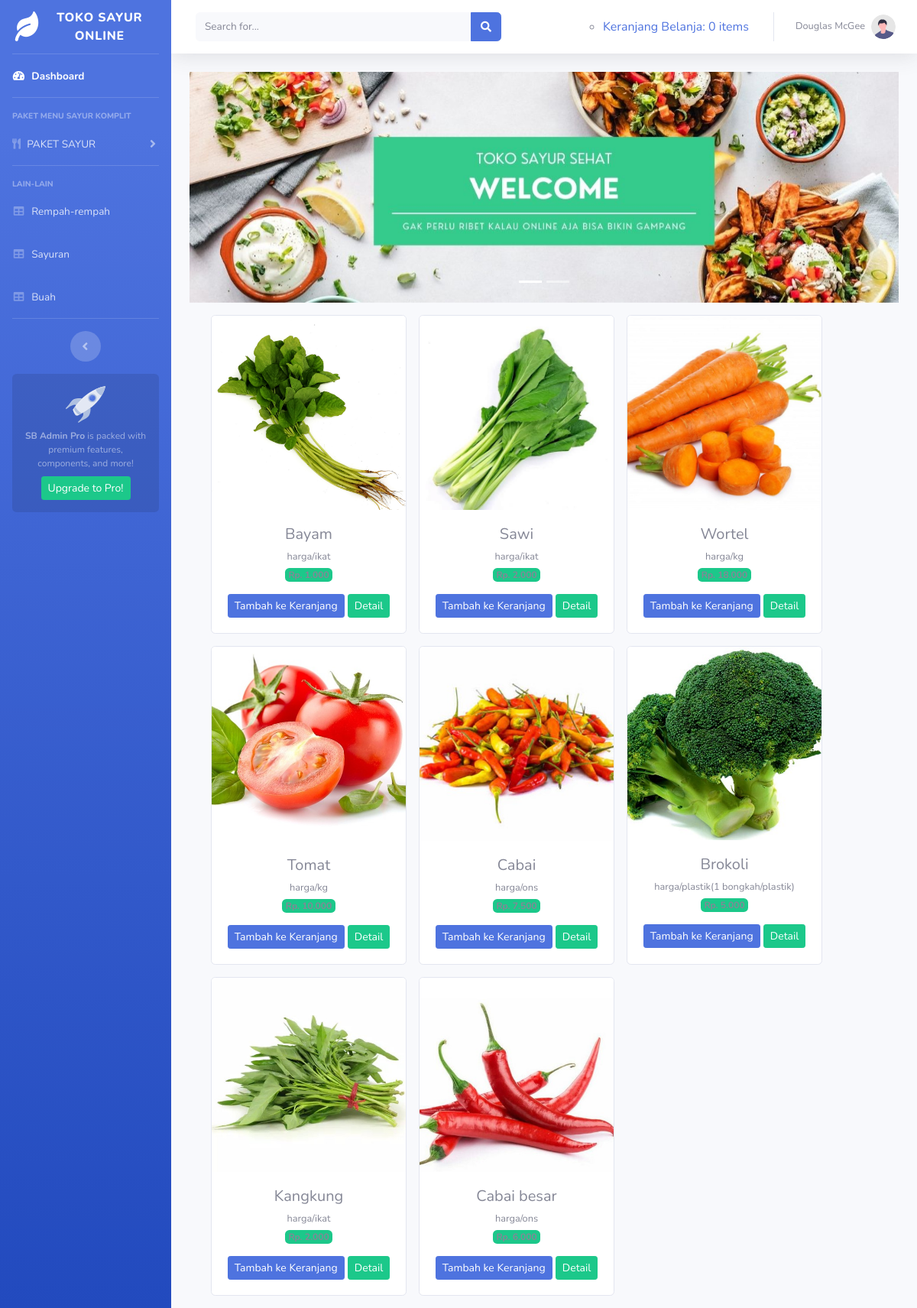
Page /toko_online/index.php on the committed database.
### tables this page shows
CREATE TABLE `sayuran` (
  `id_sayuran` int(11) NOT NULL,
  `nama_sayuran` varchar(120) NOT NULL,
  `keterangan` varchar(225) NOT NULL,
  `kategori` varchar(60) NOT NULL,
  `harga` int(11) NOT NULL,
  `stok` int(4) NOT NULL,
  `gambar` text NOT NULL
);

### toko_online/application/controllers/dashboard.php (called while the page is built, shortened)
<?php
class Dashboard extends CI_Controller {
    public function index()
    {
        $data['barang'] = $this->model_barang->tampil_data()->result();
        $this->load->view('templates/header');
        $this->load->view('templates/sidebar');
        $this->load->view('dashboard', $data);
        $this->load->view('templates/footer');
    }
}

### toko_online/index.php (called while the page is built, shortened)
<?php
require_once BASEPATH.'core/CodeIgniter.php';

### toko_online/application/models/model_barang.php (called while the page is built, shortened)
<?php
class model_barang extends CI_model{
	public function tampil_data(){
		return $this->db->get('sayuran');
	}
}

### toko_online/application/views/dashboard.php (the view, shortened to what this page needs)
<div class="container-fluid">
    <div id="carouselExampleIndicators" class="carousel slide" data-ride="carousel">
          <ol class="carousel-indicators">
            <li data-target="#carouselExampleIndicators" data-slide-to="0" class="active" ></li>
             <li data-target="#carouselExampleIndicators" data-slide-to="1"></li>
         </ol>
          <div class="carousel-inner">
            <div class="carousel-item active">
              <img src="<?php echo base_url('assets/img/slider1.jpg')?>" class="d-block w-100" alt="...">
            </div>
          </div>
        </div>
<div class="container-fluid">
	<div class="row text-center mt-3">
		<?php foreach ($barang as $brg) : ?>
			<div class="card ml-3 mb-3" style="width: 16rem;">
        <img src="<?php echo base_url().'/assets/img/'.$brg->gambar ?>" class="card-img-top" alt="...">
        <div class="card-body">
        <h5 class="card-title mb-1"><?php echo $brg->nama_sayuran ?></h5>
        <small><?php echo $brg->keterangan ?></small><br>
        <span class="badge bg-success mb-3">Rp.
          <?php echo number_format($brg->harga, 0, ',','.') ?></span><br>
          <?php echo anchor('dashboard/tambah_ke_keranjang/'.$brg ->id_sayuran,'<div class="btn btn-sm btn-primary">Tambah ke Keranjang</div>') ?>
        <a href="#" class="btn btn-sm btn-success">Detail</a>
      </div>
    </div>
		<?php endforeach; ?>
	</div>
</div>

### toko_online/application/views/templates/header.php (shortened to what this page needs)
<!DOCTYPE html>
<html lang="en">
<head>
    <link href="<?php echo base_url() ?>assets/vendor/fontawesome-free/css/all.min.css" rel="stylesheet" type="text/css">
    <link href="<?php echo base_url() ?>assets/css/sb-admin-2.min.css" rel="stylesheet">
</head>

### toko_online/application/views/templates/sidebar.php (shortened to what this page needs)
<body id="page-top">
    <div id="wrapper">
        <ul class="navbar-nav bg-gradient-primary sidebar sidebar-dark accordion" id="accordionSidebar">
            <a class="sidebar-brand d-flex align-items-center justify-content-center" href="index.html">
                <div class="sidebar-brand-icon rotate-n-15">
                <i class="fas fa-leaf"></i>
                </div>
                <div class="sidebar-brand-text mx-3">TOKO SAYUR ONLINE</div>
            </a>
            <hr class="sidebar-divider my-0">
            <li class="nav-item active">
                <a class="nav-link" href="<?php echo base_url('dashboard/index')?>">
                    <i class="fas fa-fw fa-tachometer-alt"></i>
                    <span>Dashboard</span></a>
            </li>
            <hr class="sidebar-divider">
            <div class="sidebar-heading">
                PAKET MENU SAYUR KOMPLIT
            </div>
            <li class="nav-item">
                <a class="nav-link collapsed" href="#" data-toggle="collapse" data-target="#collapseTwo"
                    aria-expanded="true" aria-controls="collapseTwo">
                    <i class="fas fa-utensils"></i>
                    <span>PAKET SAYUR</span>
                </a>
            </li>
            <hr class="sidebar-divider">
            <div class="sidebar-heading">
                Lain-Lain
            </div>
            <li class="nav-item">
                <a class="nav-link" href="<?php echo base_url('kategori/rempahrempah')?>">
                    <i class="fas fa-fw fa-table"></i>
                    <span>Rempah-rempah</span></a>
            </li>
            <li class="nav-item">
                <a class="nav-link" href="<?php echo base_url('kategori/Sayuran')?>">
                    <i class="fas fa-fw fa-table"></i>
                    <span>Sayuran</span></a>
            </li>
            <li class="nav-item">
                <a class="nav-link" href="<?php echo base_url('kategori/buah')?>">
                    <i class="fas fa-fw fa-table"></i>
                    <span>Buah</span></a>
            </li>
            <hr class="sidebar-divider d-none d-md-block">
            <div class="text-center d-none d-md-inline">
                <button class="rounded-circle border-0" id="sidebarToggle"></button>
            </div>
            <div class="sidebar-card d-none d-lg-flex">
                <img class="sidebar-card-illustration mb-2" src="img/undraw_rocket.svg" alt="...">
                <p class="text-center mb-2"><strong>SB Admin Pro</strong> is packed with premium features, components, and more!</p>
                <a class="btn btn-success btn-sm" href="https://startbootstrap.com/theme/sb-admin-pro">Upgrade to Pro!</a>
            </div>
        </ul>
        <div id="content-wrapper" class="d-flex flex-column">
            <div id="content">
                <nav class="navbar navbar-expand navbar-light bg-white topbar mb-4 static-top shadow">
                    <form
                        class="d-none d-sm-inline-block form-inline mr-auto ml-md-3 my-2 my-md-0 mw-100 navbar-search">
                        <div class="input-group">
                            <input type="text" class="form-control bg-light border-0 small" placeholder="Search for..."
                                aria-label="Search" aria-describedby="basic-addon2">
                            <div class="input-group-append">
                                <button class="btn btn-primary" type="button">
                                    <i class="fas fa-search fa-sm"></i>
                                </button>
                            </div>
                        </div>
                    </form>
                    <ul class="navbar-nav ml-auto">
                        <div class="navbar">
                            <ul calss="nav navbar-nav navbar-right">
                                <li>
                                    <?php
                                    $keranjang = 'Keranjang Belanja: '.$this->cart->total_items(). ' items'
                                    ?>
                                    <?php echo anchor ('dashboard/detail_keranjang', $keranjang )  ?>
                                </li>
                            </ul>
                        </div>
                        <li class="nav-item dropdown no-arrow">
                            <a class="nav-link dropdown-toggle" href="#" id="userDropdown" role="button"
                                data-toggle="dropdown" aria-haspopup="true" aria-expanded="false">
                                <span class="mr-2 d-none d-lg-inline text-gray-600 small">Douglas McGee</span>
                                <img class="img-profile rounded-circle"
                                    src="img/undraw_profile.svg">
                            </a>
                        </li>
                    </ul>
                </nav>

### toko_online/application/views/templates/footer.php (shortened to what this page needs)
</body>
</html>

### rows in the picture
sayuran: gambar (picture), nama_sayuran "Bayam", keterangan "harga/ikat", harga "1.000", id_sayuran "Tambah ke Keranjang"
sayuran: gambar (picture), nama_sayuran "Sawi", keterangan "harga/ikat", harga "2.000", id_sayuran "Tambah ke Keranjang"
sayuran: gambar (picture), nama_sayuran "Wortel", keterangan "harga/kg", harga "18.000", id_sayuran "Tambah ke Keranjang"
sayuran: gambar (picture), nama_sayuran "Tomat", keterangan "harga/kg", harga "10.000", id_sayuran "Tambah ke Keranjang"
sayuran: gambar (picture), nama_sayuran "Cabai", keterangan "harga/ons", harga "7.500", id_sayuran "Tambah ke Keranjang"
sayuran: gambar (picture), nama_sayuran "Brokoli", keterangan "harga/plastik(1 bongkah/plastik)", harga "5.000", id_sayuran "Tambah ke Keranjang"
sayuran: gambar (picture), nama_sayuran "Kangkung", keterangan "harga/ikat", harga "2.000", id_sayuran "Tambah ke Keranjang"
sayuran: gambar (picture), nama_sayuran "Cabai besar", keterangan "harga/ons", harga "6.000", id_sayuran "Tambah ke Keranjang"

### other values in the picture
anchor ('dashboard/detail_keranjang', $keranjang ) "Keranjang Belanja: 0 items"
